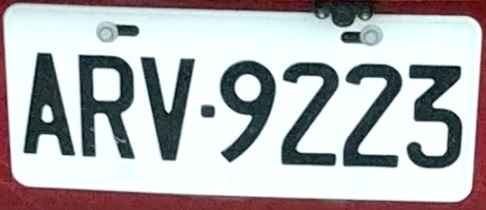
#> input picture char_test/1.jpg, 486 x 210 px; its folder holds only this picture in this run
$ python -i template_ocr.py   (imports and definitions only)
#> lines starting #> are read from the running program, lines starting #| are printed output that depends on the picture
import os, cv2, re
import numpy as np

def ocr(binary_img):
    # binary_img=binary[y:y+h, x:x+w]
    max_match=-1
    result=None
    filename=None
    for file in os.listdir('template'):
        template_img=cv2.threshold(cv2.imread('template/'+file, cv2.IMREAD_GRAYSCALE),0,255,cv2.THRESH_BINARY+cv2.THRESH_OTSU)[-1]
        template_answer=re.split('[.]', file)[0][-1]
        what_img = cv2.resize(binary_img, (int(round(binary_img.shape[1]*template_img.shape[0]/binary_img.shape[0])), template_img.shape[0]), interpolation=cv2.INTER_CUBIC)
        ret2,what_img = cv2.threshold(what_img,0,255,cv2.THRESH_BINARY+cv2.THRESH_OTSU)
        if template_img.shape[1]>what_img.shape[1]:
            template_img=template_img[:, int(round((template_img.shape[1]/2)-(what_img.shape[1]/2))):int(round((template_img.shape[1]/2)+(what_img.shape[1]/2)))]
        else:
            what_img=what_img[:, int(round((what_img.shape[1]/2)-(template_img.shape[1]/2))):int(round((what_img.shape[1]/2)+(template_img.shape[1]/2)))]
        match=np.sum(template_img==what_img)
        if match>max_match:
            max_match=match
            result=template_answer
            filename=file
    #print(filename)
    return result

'''
cv2.imshow('test', template_img)
cv2.waitKey(0)
cv2.destroyAllWindows()

cv2.imshow('test', what_img)
cv2.waitKey(0)
cv2.destroyAllWindows()
'''

>>> import cv2
>>> picture = cv2.imread('char_test/1.jpg', cv2.IMREAD_GRAYSCALE)
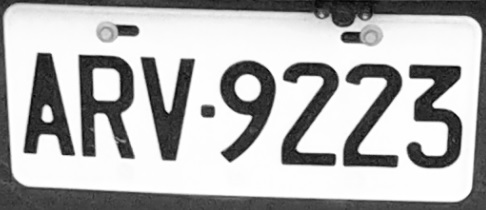
#> picture: shape (210, 486); min 3, max 255, mean 179.8
#> (the run stopped early here; a loop or call above may not have finished)

$ run again, on char_test/2.jpg
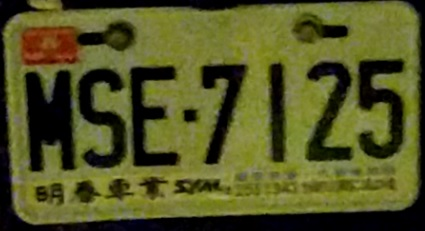
#> input picture char_test/2.jpg, 425 x 231 px
#> `picture = cv2.imread('char_test/1.jpg', cv2.IMREAD_GRAYSCALE)`:
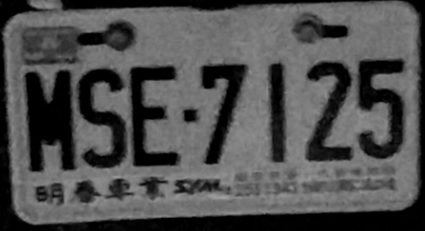
#> picture: shape (231, 425); min 0, max 162, mean 79.3
